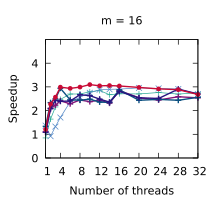

Source code (gnuplot):
set title "m = 16"
set terminal pdf size 2.2,2.0
set output "./results/Compactions_n___4,194,304,_m___16.pdf"
set key off
set xrange [1:32]
set xtics (1, 4, 8, 12, 16, 20, 24, 28, 32)
set xlabel "Number of threads"
set yrange [0:5]
set ytics (0, 1, 2, 3, 4)
set ylabel "Speedup"
plot './results/Compactions_n___4,194,304,_m___16.dat' using 1:2 title "Outer parallelism" pointsize 0.7 lw 1 pt 1 linecolor rgb "#24A793" with linespoints, \
  './results/Compactions_n___4,194,304,_m___16.dat' using 1:3 title "Inner parallelism" pointsize 0.7 lw 1 pt 2 linecolor rgb "#5287C6" with linespoints, \
  './results/Compactions_n___4,194,304,_m___16.dat' using 1:4 title "Multi-atomics 64 1 4" pointsize 0.7 lw 2 pt 1 linecolor rgb "#801478" with linespoints, \
  './results/Compactions_n___4,194,304,_m___16.dat' using 1:5 title "Multi-atomics 2 64 1 4" pointsize 0.7 lw 2 pt 1 linecolor rgb "#0A5080" with linespoints, \
  './results/Compactions_n___4,194,304,_m___16.dat' using 1:6 title "Multi-atomics 3 64 1 4" pointsize 0.7 lw 2 pt 1 linecolor rgb "#281480" with linespoints, \
  './results/Compactions_n___4,194,304,_m___16.dat' using 1:7 title "WorkAssisting 4" pointsize 0.4 lw 2 pt 7 linecolor rgb "#C80A35" with linespoints
